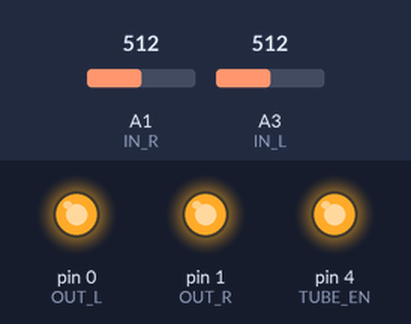
The sketch below on a simulated Arduino Uno, built with avr-gcc and run on an emulated ATmega328P. Parts: output pins drawn as LEDs (lit = HIGH). The inputs (shaded band) are chosen by the test bench; at power-on: A1 (IN_R) = 512, A3 (IN_L) = 512.

Above: at 2.3 s.
2.4 s: A1 (IN_R) set to 334
3.9 s: A1 (IN_R) set to 305
At 4.5 s:
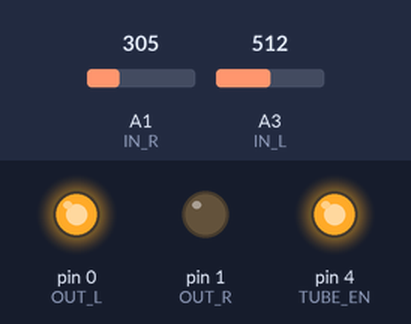
5.4 s: A1 (IN_R) set to 511
At 5.7 s:
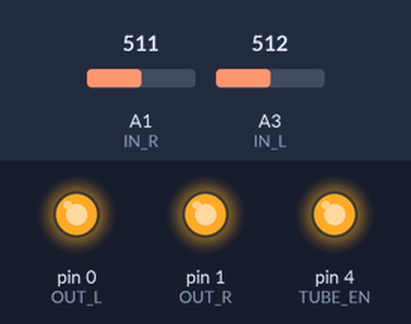
6.9 s: A3 (IN_L) set to 328
8.4 s: A3 (IN_L) set to 313
At 9.2 s:
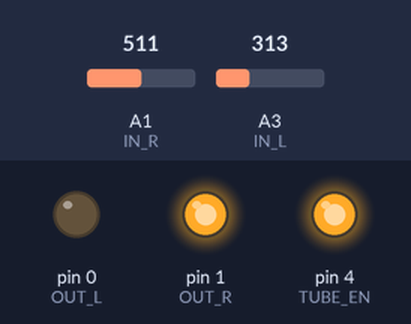
9.9 s: A3 (IN_L) set to 511
At 10.3 s:
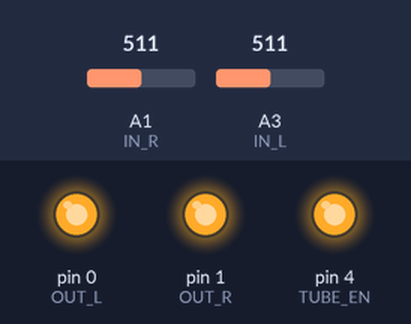
Timing chart, 0 to 12.4 s (numbered marks = the images above; inputs shaded):
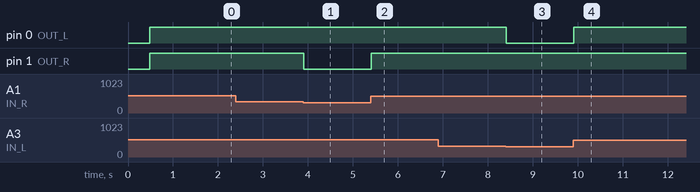

The sketch:

Nixie_VU_Meter_R02.ino
```cpp
#include <math.h>

#define IN_L A3
#define IN_R A1
#define OUT_L 0
#define OUT_R 1
#define TUBE_EN 4

#define SILENCE_THRESHOLD 0.036 //LMC660 was using 0.012
#define SILENCE_TIME 17000 //30000 was ~53 sec so 17000 should be ~30 sec
#define SILENCE_RETURN 250 //~0.5 sec?
void setup() {
  // put your setup code here, to run once:
  pinMode(OUT_L, OUTPUT);
  pinMode(OUT_R, OUTPUT);
  pinMode(TUBE_EN, OUTPUT);
  pinMode(IN_L, INPUT);
  pinMode(IN_R, INPUT);
  //Serial.begin(9600);


  digitalWrite(TUBE_EN, HIGH);
  //initial ramp to show off tubes!
  tubeTest();

}

void tubeTest()
{
  for(int i = 0; i < 250; i+=8)
  {
    analogWrite(OUT_L, i);
    analogWrite(OUT_R, i);
    delay(30);
  }
  delay(150);
}
unsigned long silentCount = 0;
bool silent = false;
void loop() {
  // put your main code here, to run repeatedly:

  //get value
  int lValue = analogRead(IN_L);
  int rValue = analogRead(IN_R);

//  Serial.print("Sensor read: ");
//  Serial.print(lValue);

  //to volts
  float lVoltage= lValue * (5.0 / 1023.0);
  float rVoltage= rValue * (5.0 / 1023.0);

//  Serial.print("\tVolts: ");
//  Serial.print(lVoltage);

  //silence check
  if(lVoltage < SILENCE_THRESHOLD && rVoltage < SILENCE_THRESHOLD)
  {
    if(!silent) //DONT'T COMBINE WITH PREVIOUS CHECK BECAUSE WE WANT A DO NOTHING CONDITION
    {
      silentCount++;
      if(silentCount > SILENCE_TIME)
      {
        silent = true;
        silentCount = 0;
        digitalWrite(TUBE_EN, LOW);
        analogWrite(OUT_L, 0);
        analogWrite(OUT_R, 0);
        delay(500);
      }
    }
  }
  else if(silent)
  {
    silentCount++;
    if(silentCount > SILENCE_RETURN)
    {
      silent = false;
      silentCount = 0;
      digitalWrite(TUBE_EN, HIGH);
    }
  }
  else
  {
    silentCount = 0;
  }

  //to dbV
  lVoltage = 6.2 * log10(lVoltage+1);
  rVoltage = 6.2 * log10(rVoltage+1);

//  Serial.print("\tdB: ");
//  Serial.print(lVoltage);

  //offset for analog system
  lVoltage = lVoltage + 0.02;
  rVoltage = rVoltage + 0.02;

  lVoltage = constrain(lVoltage, 0, 5);
  rVoltage = constrain(rVoltage, 0, 5);

  //to output range 0-5 -> 0-255
  lValue = (int) (lVoltage * (250.0/5.0));
  rValue = (int) (rVoltage * (250.0/5.0));

//  Serial.print("\tSensor write: ");
//  Serial.println(lValue);

  analogWrite(OUT_L, lValue);
  analogWrite(OUT_R, rValue);
  delayMicroseconds(10);//100
}
```

Measured:
- the behaviour switches between 321 and 320 on A1 (IN_R) (found by bisection; images 0 and 1)
- the behaviour switches between 321 and 320 on A3 (IN_L) (found by bisection; images 2 and 3)
- after the input at 2.4 s, every drawn part: stays the same
- after the input at 3.9 s, pin 1 (OUT_R): HIGH → LOW at once
- after the input at 5.4 s, pin 1 (OUT_R): LOW → HIGH at once
- after the input at 6.9 s, every drawn part: stays the same
- after the input at 8.4 s, pin 0 (OUT_L): HIGH → LOW at once
- after the input at 9.9 s, pin 0 (OUT_L): LOW → HIGH at once
